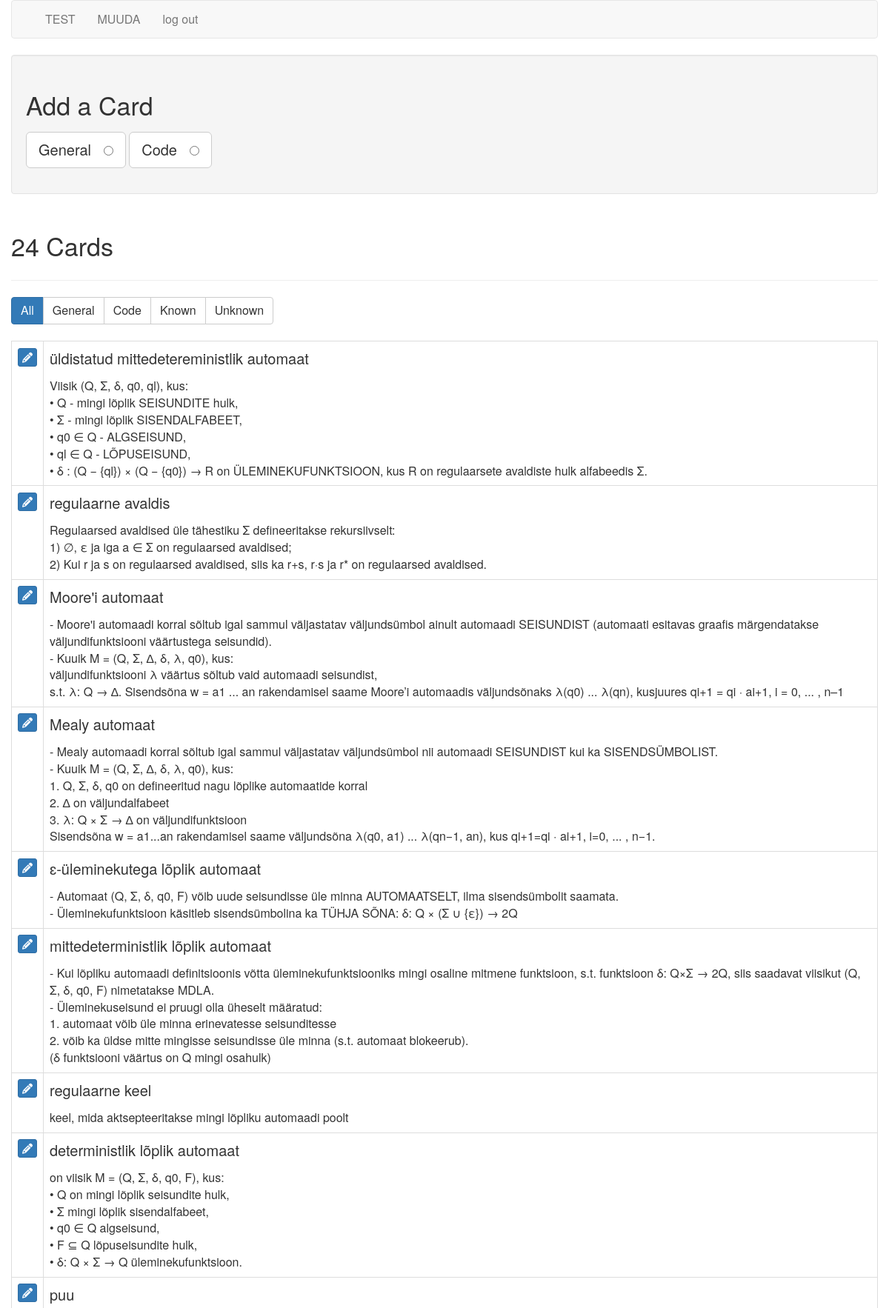
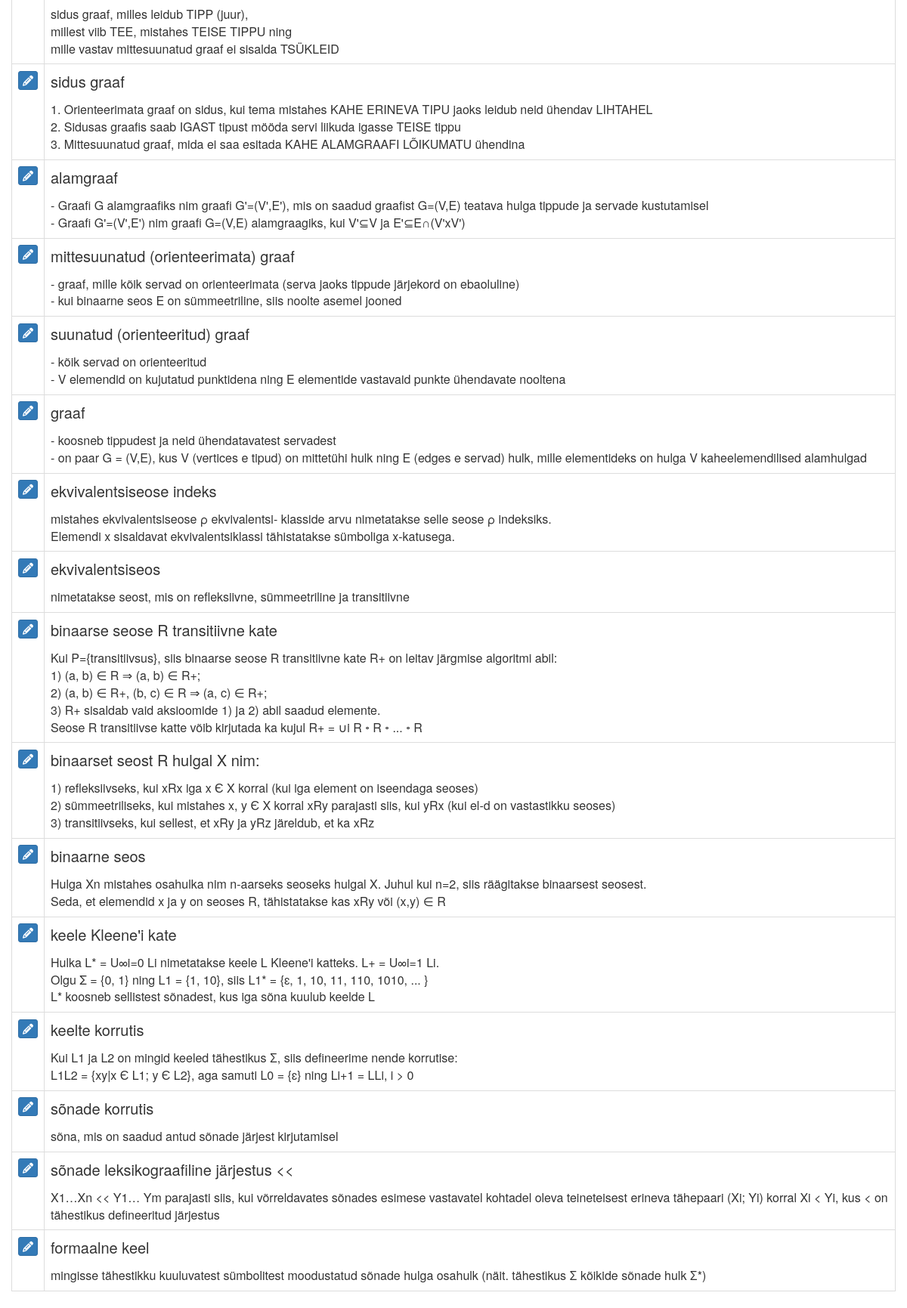
The app's page /cards (signed in) with its own data (2 pictures, top to bottom).
### tables this page shows
CREATE TABLE cards (
  id integer primary key autoincrement,
  type tinyint not null, /* 1 for vocab, 2 for code */
  front text not null,
  back text not null,
  known boolean default 0
);

### flash_cards.py (the view)
@app.route('/cards')
def cards():
    if not session.get('logged_in'):
        return redirect(url_for('login'))
    db = get_db()
    query = '''
        SELECT id, type, front, back, known
        FROM cards
        ORDER BY id DESC
    '''
    cur = db.execute(query)
    cards = cur.fetchall()
    return render_template('cards.html', cards=cards, filter_name="all")

### flash_cards.py (called while the page is built)
def connect_db():
    rv = sqlite3.connect(app.config['DATABASE'])
    rv.row_factory = sqlite3.Row
    return rv

def get_db():
    if not hasattr(g, 'sqlite_db'):
        g.sqlite_db = connect_db()
    return g.sqlite_db

### templates/cards.html (shortened to what this page needs)
{% extends "layout.html" %}
{% block body %}
    <div class="well editPanel">
        <h2>Add a Card</h2>
        <form action="{{ url_for('add_card') }}" method="post" class="cardForm">
            <div class="form-group">
                <label for="general" class="toggleButton btn btn-default btn-lg">General &nbsp;
                    <input type="radio" name="type" value="1" id="general"/>
                </label>
                <label for="code" class="toggleButton btn btn-default btn-lg">Code &nbsp;
                    <input type="radio" name="type" value="2" id="code"/>
                </label>
            </div>
        </form>
    </div>
    <div class="page-header">
        <h2>{{ cards|length }} Card{{ '' if (cards|length == 1) else 's' }}</h2>
    </div>
    <div class="btn-group btn-group-md" role="group" aria-label="filters">
        <a href="{{ url_for('filter_cards', filter_name="all") }}" class="btn btn-{{ "primary" if filter_name == "all" else "default" }}">All</a>
        <a href="{{ url_for('filter_cards', filter_name="general") }}" class="btn btn-{{ "primary" if filter_name == "general" else "default" }}">General</a>
        <a href="{{ url_for('filter_cards', filter_name="code") }}" class="btn btn-{{ "primary" if filter_name == "code" else "default" }}">Code</a>
        <a href="{{ url_for('filter_cards', filter_name="known") }}" class="btn btn-{{ "primary" if filter_name == "known" else "default" }}">Known</a>
        <a href="{{ url_for('filter_cards', filter_name="unknown") }}" class="btn btn-{{ "primary" if filter_name == "unknown" else "default" }}">Unknown</a>
    </div>
    <br />
    <br />
    <table class="table table-bordered">
        {% for card in cards %}
            <tr>
                <td>
                    <a href="{{ url_for('edit', card_id=card.id) }}" class="btn btn-xs btn-primary"><i class="fa fa-pencil" aria-hidden="true"></i></a>
                </td>
                <td class="cardContent">
                    <h4>
                        {{ card.front }}
                    </h4>
                    {% if card.type == 1 %}
                        {{ card.back|replace("\n", "<br />")|safe }}
                    {% else %}
                        <pre>{{ card.back|safe }}</pre>
                    {% endif %}
                </td>
            </tr>
        {% else %}
            <tr>
                <td>
                    <em>No cards to show.</em>
                </td>
            </tr>
        {% endfor %}
    </table>
{% endblock %}

### templates/layout.html (shortened to what this page needs)
<!doctype html>
<html>
<head>
	<link rel=stylesheet type=text/css href="{{ url_for('static', filename='bootstrap.min.css') }}"/>
    <link rel=stylesheet type=text/css href="{{ url_for('static', filename='style.css') }}"/>
</head>
<body>
<div class="container">
    <div class="row">
				<nav class="navbar navbar-default">
				  <div class="container">
					<div class="collapse navbar-collapse">
					  <ul class="nav navbar-nav">
                            {% if session.logged_in %}
							    <li><a href="{{ url_for('general') }}">TEST</a></li>
								<li><a href="{{ url_for('cards') }}">MUUDA</a></li>
                                <li><a href="{{ url_for('logout') }}">log out</a></li>
                            {% else %}
                                <li><a href="{{ url_for('login') }}">log in</a></li>
                            {% endif %}
                        </ul>
					</div>
				  </div>
				</nav>
                {% block body %}{% endblock %}
	</div>
</div>
</body>
</html>

### static/style.css (style rules this page uses)
.cardContent h4 { margin-top: 0; }
.navbar-collapse.collapse { display: block!important; }
.navbar-nav>li, .navbar-nav { float: left !important; }

### records on screen
cards: front "üldistatud mittedetereministlik automaat", back "Viisik (Q, Σ, δ, q0, ql), kus: • Q - mingi lõplik SEISUNDITE hulk, • Σ - mingi lõplik SISENDALFABEET, • q0 ∈ Q - ALGSEISUND, • ql ∈ Q - LÕPUSEISUND, • δ : (Q − {ql}) × (Q − {q0}) → R on ÜLEMINEKUFUNKTSIOON, kus R on regulaarsete avaldiste hulk alfabeedis Σ."
cards: front "regulaarne avaldis", back "Regulaarsed avaldised üle tähestiku Σ defineeritakse rekursiivselt: 1) ∅, ε ja iga a ∈ Σ on regulaarsed avaldised; 2) Kui r ja s on regulaarsed avaldised, siis ka r+s, r·s ja r* on regulaarsed avaldised."
cards: front "Moore'i automaat", back "- Moore'i automaadi korral sõltub igal sammul väljastatav väljundsümbol ainult automaadi SEISUNDIST (automaati esitavas graafis märgendatakse väljundifunktsiooni väärtustega seisundid). - Kuuik M = (Q, Σ, ∆, δ, λ, q0), kus: väljundifunktsiooni λ väärtus sõltub vaid automaadi seisundist, s.t. λ: Q → ∆. Sisendsõna w = a1 ... an rakendamisel saame Moore’i automaadis väljundsõnaks λ(q0) ... λ(qn), kusjuures qi+1 = qi · ai+1, i = 0, ... , n–1"
cards: front "Mealy automaat", back "- Mealy automaadi korral sõltub igal sammul väljastatav väljundsümbol nii automaadi SEISUNDIST kui ka SISENDSÜMBOLIST. - Kuuik M = (Q, Σ, ∆, δ, λ, q0), kus: 1. Q, Σ, δ, q0 on defineeritud nagu lõplike automaatide korral 2. ∆ on väljundalfabeet 3. λ: Q × Σ → ∆ on väljundifunktsioon Sisendsõna w = a1...an rakendamisel saame väljundsõna λ(q0, a1) ... λ(qn−1, an), kus qi+1=qi · ai+1, i=0, ... , n−1."
cards: front "ɛ-üleminekutega lõplik automaat", back "- Automaat (Q, Σ, δ, q0, F) võib uude seisundisse üle minna AUTOMAATSELT, ilma sisendsümbolit saamata. - Üleminekufunktsioon käsitleb sisendsümbolina ka TÜHJA SÕNA: δ: Q × (Σ ∪ {ε}) → 2Q"
cards: front "mittedeterministlik lõplik automaat", back "- Kui lõpliku automaadi definitsioonis võtta üleminekufunktsiooniks mingi osaline mitmene funktsioon, s.t. funktsioon δ: Q×Σ → 2Q, siis saadavat viisikut (Q, Σ, δ, q0, F) nimetatakse MDLA. - Üleminekuseisund ei pruugi olla üheselt määratud: 1. automaat võib üle minna erinevatesse seisunditesse 2. võib ka üldse mitte mingisse seisundisse üle minna (s.t. automaat blokeerub). (δ funktsiooni väärtus on Q mingi osahulk)"
cards: front "regulaarne keel", back "keel, mida aktsepteeritakse mingi lõpliku automaadi poolt"
cards: front "deterministlik lõplik automaat", back "on viisik M = (Q, Σ, δ, q0, F), kus: • Q on mingi lõplik seisundite hulk, • Σ mingi lõplik sisendalfabeet, • q0 ∈ Q algseisund, • F ⊆ Q lõpuseisundite hulk, • δ: Q × Σ → Q üleminekufunktsioon."
cards: front "puu", back "sidus graaf, milles leidub TIPP (juur), millest viib TEE, mistahes TEISE TIPPU ning mille vastav mittesuunatud graaf ei sisalda TSÜKLEID"
cards: front "sidus graaf", back "1. Orienteerimata graaf on sidus, kui tema mistahes KAHE ERINEVA TIPU jaoks leidub neid ühendav LIHTAHEL 2. Sidusas graafis saab IGAST tipust mööda servi liikuda igasse TEISE tippu 3. Mittesuunatud graaf, mida ei saa esitada KAHE ALAMGRAAFI LÕIKUMATU ühendina"
cards: front "alamgraaf", back "- Graafi G alamgraafiks nim graafi G'=(V',E'), mis on saadud graafist G=(V,E) teatava hulga tippude ja servade kustutamisel - Graafi G'=(V',E') nim graafi G=(V,E) alamgraagiks, kui V'⊆V ja E'⊆E∩(V'xV')"
cards: front "mittesuunatud (orienteerimata) graaf", back "- graaf, mille kõik servad on orienteerimata (serva jaoks tippude järjekord on ebaoluline) - kui binaarne seos E on sümmeetriline, siis noolte asemel jooned"
cards: front "suunatud (orienteeritud) graaf", back "- kõik servad on orienteeritud - V elemendid on kujutatud punktidena ning E elementide vastavaid punkte ühendavate nooltena"
cards: front "graaf", back "- koosneb tippudest ja neid ühendatavatest servadest - on paar G = (V,E), kus V (vertices e tipud) on mittetühi hulk ning E (edges e servad) hulk, mille elementideks on hulga V kaheelemendilised alamhulgad"
cards: front "ekvivalentsiseose indeks", back "mistahes ekvivalentsiseose ρ ekvivalentsi- klasside arvu nimetatakse selle seose ρ indeksiks. Elemendi x sisaldavat ekvivalentsiklassi tähistatakse sümboliga x-katusega."
cards: front "ekvivalentsiseos", back "nimetatakse seost, mis on refleksiivne, sümmeetriline ja transitiivne"
cards: front "binaarse seose R transitiivne kate", back "Kui P={transitiivsus}, siis binaarse seose R transitiivne kate R+ on leitav järgmise algoritmi abil: 1) (a, b) ∈ R ⇒ (a, b) ∈ R+; 2) (a, b) ∈ R+, (b, c) ∈ R ⇒ (a, c) ∈ R+; 3) R+ sisaldab vaid aksioomide 1) ja 2) abil saadud elemente. Seose R transitiivse katte võib kirjutada ka kujul R+ = ∪i R ◦ R ◦ ... ◦ R"
cards: front "binaarset seost R hulgal X nim:", back "1) refleksiivseks, kui xRx iga x Є X korral (kui iga element on iseendaga seoses) 2) sümmeetriliseks, kui mistahes x, y Є X korral xRy parajasti siis, kui yRx (kui el-d on vastastikku seoses) 3) transitiivseks, kui sellest, et xRy ja yRz järeldub, et ka xRz"
cards: front "binaarne seos", back "Hulga Xn mistahes osahulka nim n-aarseks seoseks hulgal X. Juhul kui n=2, siis räägitakse binaarsest seosest. Seda, et elemendid x ja y on seoses R, tähistatakse kas xRy või (x,y) ∈ R"
cards: front "keele Kleene'i kate", back "Hulka L* = U∞i=0 Li nimetatakse keele L Kleene'i katteks. L+ = U∞i=1 Li. Olgu Σ = {0, 1} ning L1 = {1, 10}, siis L1* = {ɛ, 1, 10, 11, 110, 1010, ...\u000f} L* koosneb sellistest sõnadest, kus iga sõna kuulub keelde L"
cards: front "keelte korrutis", back "Kui L1 ja L2 on mingid keeled tähestikus Ʃ, siis defineerime nende korrutise: L1L2 = {xy|x Є L1; y Є L2}, aga samuti L0 = {ɛ} ning Li+1 = LLi, i > 0"
cards: front "sõnade korrutis", back "sõna, mis on saadud antud sõnade järjest kirjutamisel"
cards: front "sõnade leksikograafiline järjestus <<", back "X1…Xn << Y1… Ym parajasti siis, kui võrreldavates sõnades esimese vastavatel kohtadel oleva teineteisest erineva tähepaari (Xi; Yi) korral Xi < Yi, kus < on tähestikus defineeritud järjestus"
cards: front "formaalne keel", back "mingisse tähestikku kuuluvatest sümbolitest moodustatud sõnade hulga osahulk (näit. tähestikus Ʃ kõikide sõnade hulk Ʃ*)"

### other values on screen
{{ cards|length }} "24"
{{ '' if (cards|length == 1) else 's' }} "s"
